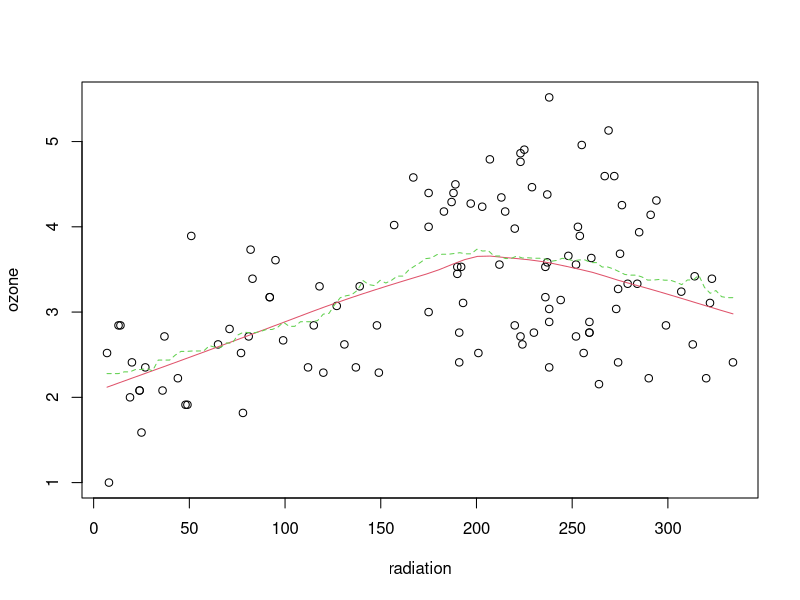

This chart was generated by the following R code:
air<-read.table("air.txt",header=T)
attach(air)
plot(radiation,ozone)
lines(loess.smooth(radiation,ozone),col=2)
lines(ksmooth(radiation,ozone,bandwidth=100),lty=2,col=3)